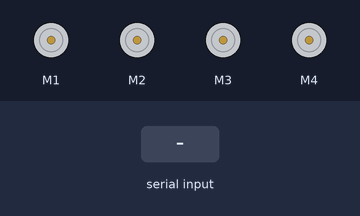
A sketch run on a simulated Arduino Uno, built with avr-gcc and run on an emulated ATmega328P. Parts: 4 × DC motor (green arrow = forward, orange = backward, longer = faster). The test bench sets the inputs (shaded band).

Above: at 1.2 s.
1.3 s: "B" received over the second serial link
At 1.9 s:
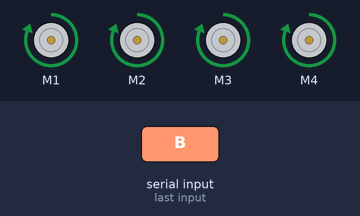
2.8 s: "F" received over the second serial link
At 3.1 s:
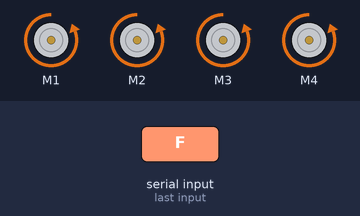
4.3 s: "L" received over the second serial link
At 5.4 s:
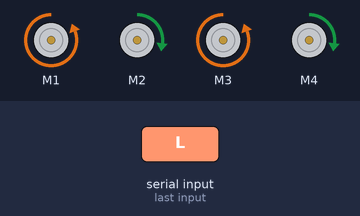
5.8 s: "R" received over the second serial link
At 6.6 s:
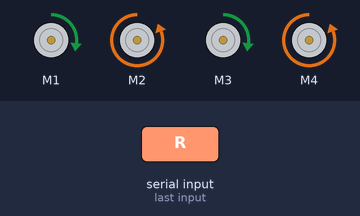
7.3 s: "1" received over the second serial link
At 7.7 s:
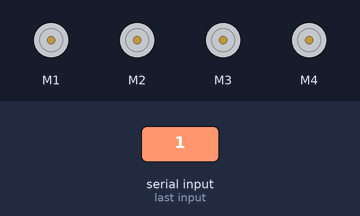
Timing chart, 0 to 9.8 s (numbered marks = the images above; inputs shaded):
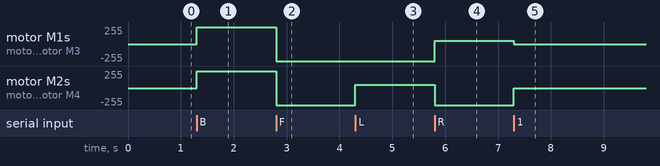

The sketch:

carrinho4rodas.ino
```cpp
//Carrinho chassi 4 rodas, com motor shield e arduino uno
//Baseado em:
//https://projecthub.arduino.cc/lee_curiosity/bluetooth-control-car-with-3d-printed-chassis-559757
//https://www.usinainfo.com.br/blog/motor-shield-l293d-driver-ponte-h-no-controle-de-motores/

#include <AFMotor.h> //biblioteca no site acima
#include <SoftwareSerial.h>

SoftwareSerial HC05(9, 10); // RX, TX

//initial motors pin
AF_DCMotor motor1(1);
AF_DCMotor motor2(2);
AF_DCMotor motor3(3);
AF_DCMotor motor4(4);

char command;

void setup()
{
  HC05.begin(9600);  //Set the baud rate to your Bluetooth module.
}

void loop() {
  if (HC05.available() > 0) {
    command = HC05.read();

    Stop(); //initialize with motors stoped

    switch (command) {
      case 'B':
        forward();
        break;
      case 'F':
        back();
        break;
      case 'L':
        left();
        break;
      case 'R':
        right();
        break;
    }
  }
}

void forward()
{
  motor1.setSpeed(255); //Define maximum velocity
  motor1.run(FORWARD);  //rotate the motor clockwise
  motor2.setSpeed(255); //Define maximum velocity
  motor2.run(FORWARD);  //rotate the motor clockwise
  motor3.setSpeed(255); //Define maximum velocity
  motor3.run(FORWARD);  //rotate the motor clockwise
  motor4.setSpeed(255); //Define maximum velocity
  motor4.run(FORWARD);  //rotate the motor clockwise
}

void back()
{
  motor1.setSpeed(255); //Define maximum velocity
  motor1.run(BACKWARD); //rotate the motor anti-clockwise
  motor2.setSpeed(255); //Define maximum velocity
  motor2.run(BACKWARD); //rotate the motor anti-clockwise
  motor3.setSpeed(255); //Define maximum velocity
  motor3.run(BACKWARD); //rotate the motor anti-clockwise
  motor4.setSpeed(255); //Define maximum velocity
  motor4.run(BACKWARD); //rotate the motor anti-clockwise
}

void left()
{
  motor1.setSpeed(255); //Define maximum velocity
  motor1.run(BACKWARD); //rotate the motor clockwise
  motor2.setSpeed(50); //Define lower velocity
  motor2.run(FORWARD); //rotate the motor clockwise
  motor3.setSpeed(255); //Define maximum velocity
  motor3.run(BACKWARD);  //rotate the motor clockwise
  motor4.setSpeed(50); // Define lower velocity
  motor4.run(FORWARD);  //rotate the motor clockwise
}

void right()
{
  motor1.setSpeed(50); //Define lower velocity
  motor1.run(FORWARD);  //rotate the motor clockwise
  motor2.setSpeed(255); //Define maximum velocity
  motor2.run(BACKWARD);  //rotate the motor clockwise
  motor3.setSpeed(50); //Define lower velocity
  motor3.run(FORWARD); //rotate the motor clockwise
  motor4.setSpeed(255); //Define maximum velocity
  motor4.run(BACKWARD); //rotate the motor clockwise
}

void Stop()
{
  motor1.setSpeed(0);  //Define minimum velocity
  motor1.run(RELEASE); //stop the motor when release the button
  motor2.setSpeed(0);  //Define minimum velocity
  motor2.run(RELEASE); //rotate the motor clockwise
  motor3.setSpeed(0);  //Define minimum velocity
  motor3.run(RELEASE); //stop the motor when release the button
  motor4.setSpeed(0);  //Define minimum velocity
  motor4.run(RELEASE); //stop the motor when release the button
}
```

Measured:
- after the input at 1.3 s, motor M1–4: stopped → forward 255/255 at once
- after the input at 2.8 s, motor M1–4: forward 255/255 → backward 255/255 at once
- after the input at 4.3 s, motor M2, motor M4: backward 255/255 → forward 50/255 at once
- after the input at 5.8 s, motor M1, motor M3: backward 255/255 → forward 50/255 at once; motor M2, motor M4: forward 50/255 → backward 255/255 at once
- after the input at 7.3 s, motor M1, motor M3: forward 50/255 → stopped at once; motor M2, motor M4: backward 255/255 → stopped at once
